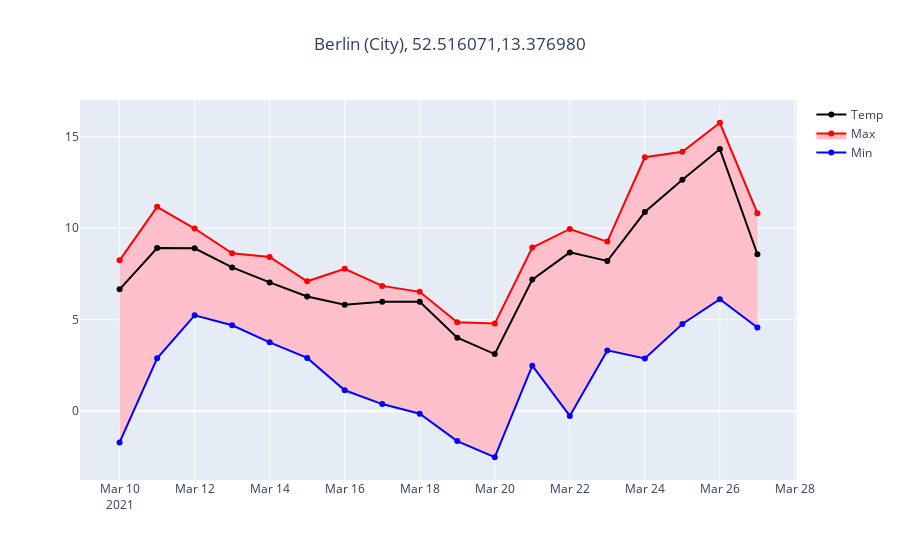

This figure's notebook cell:
### Code cell
title = f"{cd['title']} ({cd['location_type']}), {cd['latt_long']}"
fig = go.Figure()
fig.add_trace(go.Scatter(x=df.applicable_date, y=df.min_temp, name = 'Min', line = {'color':'blue'}))
fig.add_trace(go.Scatter(x=df.applicable_date, y=df.max_temp, fill='tonexty', name = 'Max', line = {'color':'red'}, fillcolor='pink'))
fig.add_trace(go.Scatter(x=df.applicable_date, y=df.the_temp, name = 'Temp', line = {'color':'black'}))
fig.update_layout(title_text=title, title_x=0.5)
fig.show();

### Figure 1 — Plotly figure (JSON) as saved in the notebook; plotly's stock layout.template omitted (floating-point values rounded to 4 significant figures)
{"data": [{"line": {"color": "blue"}, "name": "Min", "type": "scatter", "x": ["2021-03-10", "2021-03-11", "2021-03-12", "2021-03-13", "2021-03-14", "2021-03-15", "2021-03-16", "2021-03-17", "2021-03-18", "2021-03-19", "2021-03-20", "2021-03-21", "2021-03-22", "2021-03-23", "2021-03-24", "2021-03-25", "2021-03-26", "2021-03-27"], "y": [-1.705, 2.89, 5.24, 4.695, 3.765, 2.915, 1.145, 0.39, -0.135, -1.63, -2.515, 2.49, -0.255, 3.325, 2.88, 4.77, 6.125, 4.575]}, {"fill": "tonexty", "fillcolor": "pink", "line": {"color": "red"}, "name": "Max", "type": "scatter", "x": ["2021-03-10", "2021-03-11", "2021-03-12", "2021-03-13", "2021-03-14", "2021-03-15", "2021-03-16", "2021-03-17", "2021-03-18", "2021-03-19", "2021-03-20", "2021-03-21", "2021-03-22", "2021-03-23", "2021-03-24", "2021-03-25", "2021-03-26", "2021-03-27"], "y": [8.245, 11.17, 9.985, 8.63, 8.435, 7.1, 7.785, 6.85, 6.525, 4.865, 4.79, 8.945, 9.96, 9.27, 13.88, 14.18, 15.77, 10.82]}, {"line": {"color": "black"}, "name": "Temp", "type": "scatter", "x": ["2021-03-10", "2021-03-11", "2021-03-12", "2021-03-13", "2021-03-14", "2021-03-15", "2021-03-16", "2021-03-17", "2021-03-18", "2021-03-19", "2021-03-20", "2021-03-21", "2021-03-22", "2021-03-23", "2021-03-24", "2021-03-25", "2021-03-26", "2021-03-27"], "y": [6.66, 8.92, 8.9, 7.86, 7.04, 6.27, 5.815, 5.985, 5.98, 4.02, 3.125, 7.195, 8.68, 8.21, 10.88, 12.65, 14.32, 8.58]}], "layout": {"title": {"text": "Berlin (City), 52.516071,13.376980", "x": 0.5}}}
